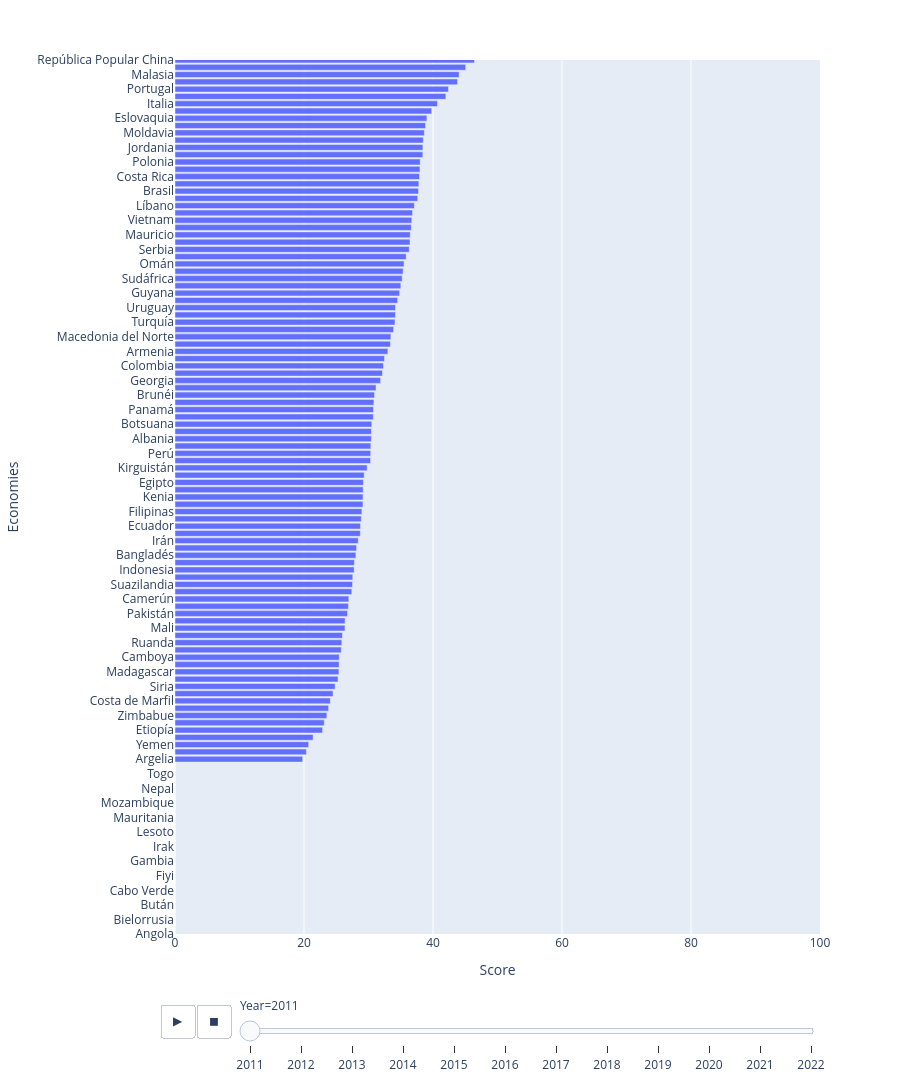

The code cell stored with this chart in its notebook:
### Code cell
fig = px.bar(
    innovacion_ran, 
    x="Score",            
    y="Economies",   
    animation_frame="Year", 
    animation_group="Economies",
    orientation='h',
    color_discrete_map={'México': '#006847', 'Otros': 'lightslategray'},
    range_x=[0,100],
    range_y=[0, 120],
    height=2000

)



fig.show()

### Figure 1 — Plotly figure (JSON) as saved in the notebook; plotly's stock layout.template omitted (floating-point values rounded to 4 significant figures; data arrays with more than 128 entries replaced by an {"elided": "..."} marker saying what was removed)
{"data": [{"hovertemplate": "Year=2011<br>Score=%{x}<br>Economies=%{y}<extra></extra>", "ids": {"elided": "149 str values"}, "legendgroup": "", "marker": {"color": "#636efa", "pattern": {"shape": ""}}, "name": "", "orientation": "h", "showlegend": false, "textposition": "auto", "type": "bar", "x": {"elided": "149 float values"}, "xaxis": "x", "y": {"elided": "149 str values"}, "yaxis": "y"}], "layout": {"barmode": "relative", "height": 2000, "legend": {"tracegroupgap": 0}, "margin": {"t": 60}, "sliders": [{"active": 0, "currentvalue": {"prefix": "Year="}, "len": 0.9, "pad": {"b": 10, "t": 60}, "steps": [{"args": [["2011"], {"frame": {"duration": 0, "redraw": true}, "fromcurrent": true, "mode": "immediate", "transition": {"duration": 0, "easing": "linear"}}], "label": "2011", "method": "animate"}, {"args": [["2012"], {"frame": {"duration": 0, "redraw": true}, "fromcurrent": true, "mode": "immediate", "transition": {"duration": 0, "easing": "linear"}}], "label": "2012", "method": "animate"}, {"args": [["2013"], {"frame": {"duration": 0, "redraw": true}, "fromcurrent": true, "mode": "immediate", "transition": {"duration": 0, "easing": "linear"}}], "label": "2013", "method": "animate"}, {"args": [["2014"], {"frame": {"duration": 0, "redraw": true}, "fromcurrent": true, "mode": "immediate", "transition": {"duration": 0, "easing": "linear"}}], "label": "2014", "method": "animate"}, {"args": [["2015"], {"frame": {"duration": 0, "redraw": true}, "fromcurrent": true, "mode": "immediate", "transition": {"duration": 0, "easing": "linear"}}], "label": "2015", "method": "animate"}, {"args": [["2016"], {"frame": {"duration": 0, "redraw": true}, "fromcurrent": true, "mode": "immediate", "transition": {"duration": 0, "easing": "linear"}}], "label": "2016", "method": "animate"}, {"args": [["2017"], {"frame": {"duration": 0, "redraw": true}, "fromcurrent": true, "mode": "immediate", "transition": {"duration": 0, "easing": "linear"}}], "label": "2017", "method": "animate"}, {"args": [["2018"], {"frame": {"duration": 0, "redraw": true}, "fromcurrent": true, "mode": "immediate", "transition": {"duration": 0, "easing": "linear"}}], "label": "2018", "method": "animate"}, {"args": [["2019"], {"frame": {"duration": 0, "redraw": true}, "fromcurrent": true, "mode": "immediate", "transition": {"duration": 0, "easing": "linear"}}], "label": "2019", "method": "animate"}, {"args": [["2020"], {"frame": {"duration": 0, "redraw": true}, "fromcurrent": true, "mode": "immediate", "transition": {"duration": 0, "easing": "linear"}}], "label": "2020", "method": "animate"}, {"args": [["2021"], {"frame": {"duration": 0, "redraw": true}, "fromcurrent": true, "mode": "immediate", "transition": {"duration": 0, "easing": "linear"}}], "label": "2021", "method": "animate"}, {"args": [["2022"], {"frame": {"duration": 0, "redraw": true}, "fromcurrent": true, "mode": "immediate", "transition": {"duration": 0, "easing": "linear"}}], "label": "2022", "method": "animate"}], "x": 0.1, "xanchor": "left", "y": 0, "yanchor": "top"}], "updatemenus": [{"buttons": [{"args": [null, {"frame": {"duration": 500, "redraw": true}, "fromcurrent": true, "mode": "immediate", "transition": {"duration": 500, "easing": "linear"}}], "label": "&#9654;", "method": "animate"}, {"args": [[null], {"frame": {"duration": 0, "redraw": true}, "fromcurrent": true, "mode": "immediate", "transition": {"duration": 0, "easing": "linear"}}], "label": "&#9724;", "method": "animate"}], "direction": "left", "pad": {"r": 10, "t": 70}, "showactive": false, "type": "buttons", "x": 0.1, "xanchor": "right", "y": 0, "yanchor": "top"}], "xaxis": {"anchor": "y", "domain": [0, 1], "range": [0, 100], "title": {"text": "Score"}}, "yaxis": {"anchor": "x", "domain": [0, 1], "range": [0, 120], "title": {"text": "Economies"}}}}
